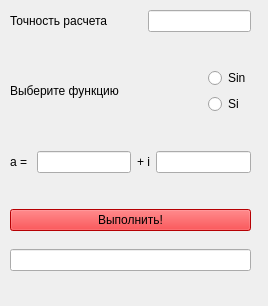
<?xml version="1.0" encoding="UTF-8"?>
<ui version="4.0">
 <class>Interface</class>
 <widget class="QWidget" name="Interface">
  <property name="geometry">
   <rect>
    <x>0</x>
    <y>0</y>
    <width>268</width>
    <height>306</height>
   </rect>
  </property>
  <property name="windowTitle">
   <string>Interface</string>
  </property>
  <property name="styleSheet">
   <string notr="true"/>
  </property>
  <widget class="QWidget" name="layoutWidget">
   <property name="geometry">
    <rect>
     <x>10</x>
     <y>10</y>
     <width>241</width>
     <height>261</height>
    </rect>
   </property>
   <layout class="QGridLayout" name="gridLayout_8">
    <item row="2" column="0">
     <widget class="QLineEdit" name="res_line"/>
    </item>
    <item row="0" column="0">
     <layout class="QGridLayout" name="gridLayout_7">
      <item row="0" column="0">
       <layout class="QGridLayout" name="gridLayout_6">
        <item row="1" column="0">
         <spacer name="verticalSpacer_2">
          <property name="orientation">
           <enum>Qt::Vertical</enum>
          </property>
          <property name="sizeHint" stdset="0">
           <size>
            <width>20</width>
            <height>40</height>
           </size>
          </property>
         </spacer>
        </item>
        <item row="2" column="0">
         <layout class="QGridLayout" name="gridLayout_5">
          <item row="0" column="2">
           <widget class="QLabel" name="i_label">
            <property name="text">
             <string>+ i</string>
            </property>
           </widget>
          </item>
          <item row="0" column="3">
           <widget class="QLineEdit" name="im_edit"/>
          </item>
          <item row="0" column="1">
           <widget class="QLineEdit" name="re_edit"/>
          </item>
          <item row="0" column="0">
           <widget class="QLabel" name="a_label">
            <property name="text">
             <string>a = </string>
            </property>
           </widget>
          </item>
         </layout>
        </item>
        <item row="0" column="0">
         <layout class="QGridLayout" name="gridLayout_4">
          <item row="2" column="0">
           <layout class="QGridLayout" name="gridLayout_3">
            <item row="0" column="0">
             <widget class="QLabel" name="choice_label">
              <property name="text">
               <string>Выберите функцию</string>
              </property>
             </widget>
            </item>
            <item row="0" column="2">
             <layout class="QGridLayout" name="gridLayout_2">
              <item row="0" column="0">
               <widget class="QRadioButton" name="sin_but">
                <property name="text">
                 <string>Sin</string>
                </property>
               </widget>
              </item>
              <item row="1" column="0">
               <widget class="QRadioButton" name="si_but">
                <property name="text">
                 <string>Si</string>
                </property>
               </widget>
              </item>
             </layout>
            </item>
            <item row="0" column="1">
             <spacer name="horizontalSpacer_2">
              <property name="orientation">
               <enum>Qt::Horizontal</enum>
              </property>
              <property name="sizeHint" stdset="0">
               <size>
                <width>40</width>
                <height>20</height>
               </size>
              </property>
             </spacer>
            </item>
           </layout>
          </item>
          <item row="0" column="0">
           <layout class="QGridLayout" name="gridLayout">
            <item row="0" column="2">
             <widget class="QLineEdit" name="accure_edit"/>
            </item>
            <item row="0" column="0">
             <widget class="QLabel" name="accur_lable">
              <property name="text">
               <string>Точность расчета</string>
              </property>
             </widget>
            </item>
            <item row="0" column="1">
             <spacer name="horizontalSpacer">
              <property name="orientation">
               <enum>Qt::Horizontal</enum>
              </property>
              <property name="sizeHint" stdset="0">
               <size>
                <width>40</width>
                <height>20</height>
               </size>
              </property>
             </spacer>
            </item>
           </layout>
          </item>
          <item row="1" column="0">
           <spacer name="verticalSpacer">
            <property name="orientation">
             <enum>Qt::Vertical</enum>
            </property>
            <property name="sizeHint" stdset="0">
             <size>
              <width>20</width>
              <height>40</height>
             </size>
            </property>
           </spacer>
          </item>
         </layout>
        </item>
        <item row="3" column="0">
         <spacer name="verticalSpacer_4">
          <property name="orientation">
           <enum>Qt::Vertical</enum>
          </property>
          <property name="sizeHint" stdset="0">
           <size>
            <width>20</width>
            <height>40</height>
           </size>
          </property>
         </spacer>
        </item>
       </layout>
      </item>
      <item row="1" column="0">
       <widget class="QPushButton" name="do_but">
        <property name="styleSheet">
         <string notr="true">background-color: rgb(255, 0, 4);</string>
        </property>
        <property name="text">
         <string>Выполнить!</string>
        </property>
       </widget>
      </item>
     </layout>
    </item>
    <item row="1" column="0">
     <spacer name="verticalSpacer_3">
      <property name="orientation">
       <enum>Qt::Vertical</enum>
      </property>
      <property name="sizeHint" stdset="0">
       <size>
        <width>20</width>
        <height>40</height>
       </size>
      </property>
     </spacer>
    </item>
   </layout>
  </widget>
 </widget>
 <resources/>
 <connections/>
</ui>
